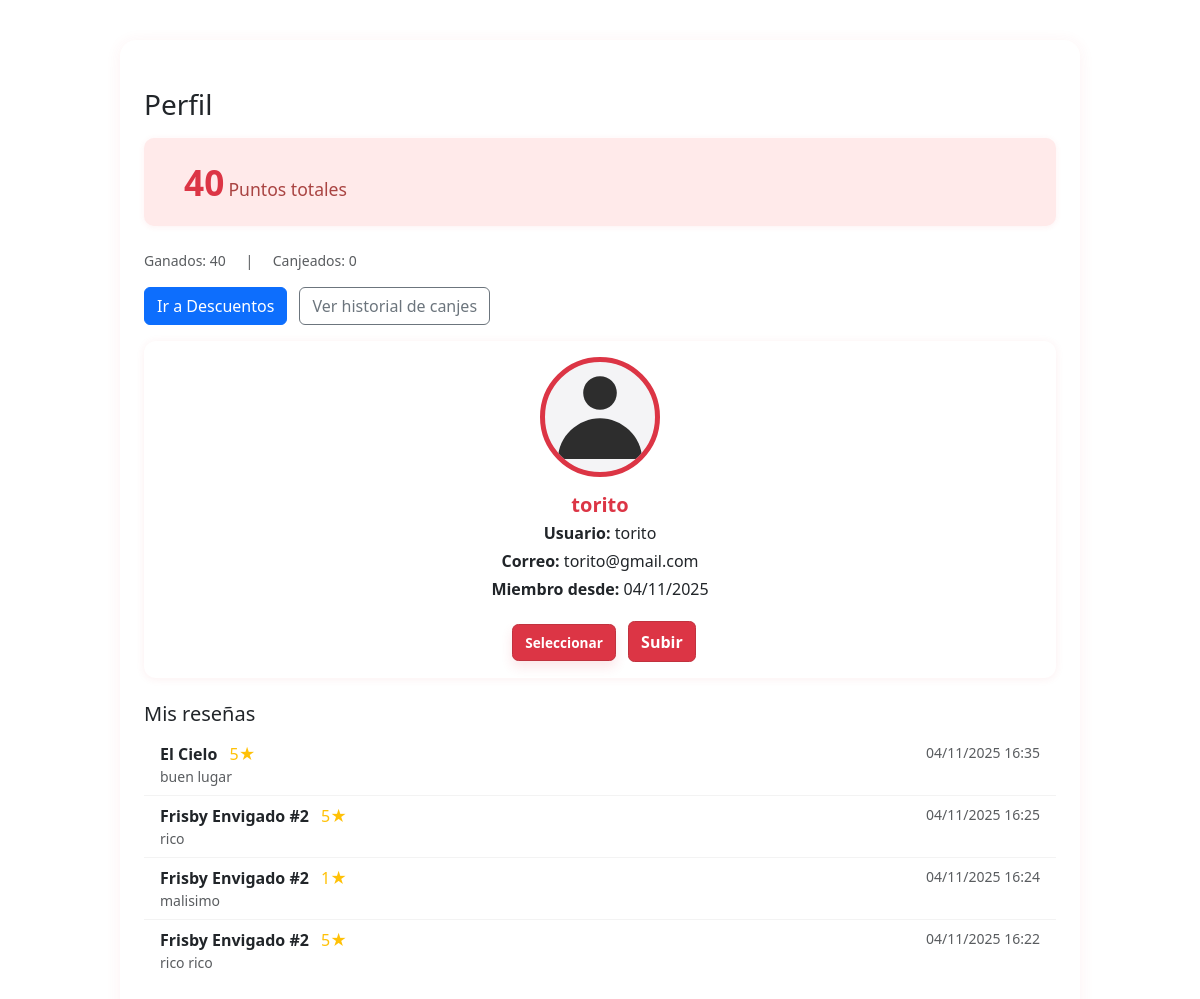
The page /accounts/profile/ (signed in) on the database its author committed.
### accounts/models.py (models this page shows)
class User(AbstractUser):
    user_type = models.ForeignKey(UserType, on_delete=models.SET_NULL, null=True, blank=True)
    profile_image = models.ImageField(upload_to='profiles/', null=True, blank=True)
    profile_image = models.ImageField(upload_to='profiles/', null=True, blank=True)

### appdely/models.py (models this page shows, shortened)
class Review(models.Model):
    business = models.ForeignKey(Business, on_delete=models.CASCADE)
    user = models.ForeignKey(settings.AUTH_USER_MODEL, on_delete=models.CASCADE)
    rating = models.PositiveSmallIntegerField()  # 1–5
    comment = models.TextField(blank=True, null=True)
    date = models.DateTimeField(auto_now_add=True)
    reply = models.TextField(blank=True, null=True)
    updated_at = models.DateTimeField(auto_now=True)
    reports = models.IntegerField(default=0)

class Business(models.Model):
    business_name = models.CharField(max_length=50)
    address = models.CharField(max_length=100)
    description = models.TextField()
    phone_number = models.CharField(max_length=30)
    email = models.CharField(max_length=50)
    status = models.BooleanField(default=True)
    created_at = models.DateTimeField(auto_now_add=True)
    updated_at = models.DateTimeField(auto_now=True)
    business_type = models.ForeignKey(BusinessType, on_delete=models.CASCADE)
    image_url = models.CharField(max_length=500, blank=True, null=True)
    menu_url = models.CharField(max_length=500, blank=True, null=True)
    visit_count = models.PositiveIntegerField(default=0)
    review_count = models.PositiveIntegerField(default=0)
    latitude = models.DecimalField(max_digits=9, decimal_places=6, null=True, blank=True, help_text="Latitud del negocio (ej: 6.2442)")
    longitude = models.DecimalField(max_digits=9, decimal_places=6, null=True, blank=True, help_text="Longitud del negocio (ej: -75.5812)")
    def average_rating(self):
        reviews = self.review_set.all()
        if reviews.exists():
            return round(sum(r.rating for r in reviews) / reviews.count(), 2)
        return None
    average_rating.short_description = 'Promedio de Calificación'

### accounts/views.py (the view)
# urls.py: path('profile/', views.profile, name='profile'),
@login_required
def profile(request):
    user = request.user
    image_form = None
    if request.method == 'POST':
        image_form = ProfileImageForm(request.POST, request.FILES, instance=user)
        if image_form.is_valid():
            image_form.save()
            return redirect('profile')
    else:
        image_form = ProfileImageForm(instance=user)
    user_reviews = []
    total_points = 0
    try:
        from appdely.models import Review, Point
        user_reviews = Review.objects.filter(user=user).select_related('business').order_by('-date')[:10]
        total_points = Point.objects.filter(user=user).aggregate(total=models.Sum('amount'))['total'] or 0
        earned = Point.objects.filter(user=user, movement_type='earn').aggregate(total=models.Sum('amount'))['total'] or 0
        redeemed_sum = Point.objects.filter(user=user, movement_type='redeem').aggregate(total=models.Sum('amount'))['total'] or 0
        redeemed = abs(redeemed_sum) if redeemed_sum else 0
    except Exception:
        pass
    return render(request, 'accounts/profile.html', {
        'user': user,
        'user_reviews': user_reviews,
        'total_points': total_points,
        'earned_points': earned,
        'redeemed_points': redeemed,
        'image_form': image_form,
    })

### accounts/templates/accounts/profile.html (shortened to what this page needs)
{% load static %}
<!DOCTYPE html>
<html lang="es">
<head>
  <link href="https://cdn.jsdelivr.net/npm/bootstrap@5.3.0/dist/css/bootstrap.min.css" rel="stylesheet">
  <link rel="stylesheet" href="{% static 'accounts/css/profile.css' %}">
</head>
<body>
  <div class="container py-5" style="max-width:960px;">
    <h1 class="h3 mb-3">Perfil</h1>
    <div class="points-box">
      <div>
        <span class="points-value">{{ total_points }}</span>
        <span class="points-label">Puntos totales</span>
      </div>
    </div>
    <div class="small text-muted mt-2">
      <span>Ganados: {{ earned_points }}</span>
      <span class="mx-3">|</span>
      <span>Canjeados: {{ redeemed_points }}</span>
    </div>
    <div class="my-3">
      <a href="{% url 'descuentos_list' %}" class="btn btn-primary">Ir a Descuentos</a>
      <a href="{% url 'historial_canje' %}" class="btn btn-outline-secondary ms-2">Ver historial de canjes</a>
    </div>
    <div class="card mb-4">
      <div class="card-body">
        <div class="profile-top text-center">
          <div class="profile-avatar" style="width:120px;height:120px;border-radius:50%;overflow:hidden;border:5px solid #dc3545;margin:0 auto;box-sizing:border-box;">
            {% if user.profile_image %}
              <img src="{{ user.profile_image.url }}" alt="Avatar" class="profile-img" style="width:100%;height:100%;object-fit:cover;display:block;border-radius:50%;">
            {% else %}
              <img src="{% static 'accounts/img/avatar-icon.svg' %}" alt="Avatar icon" class="profile-img svg-icon" aria-hidden="true" style="width:60%;height:auto;display:block;margin:0 auto;">
            {% endif %}
          </div>
          <h5 class="card-title mt-3 mb-1">{{ user.get_full_name|default:user.username }}</h5>
          <p class="mb-1"><strong>Usuario:</strong> {{ user.username }}</p>
          <p class="mb-1"><strong>Correo:</strong> {{ user.email|default:"—" }}</p>
          <p class="mb-1"><strong>Miembro desde:</strong> {{ user.date_joined|date:"d/m/Y" }}</p>
          <form method="post" enctype="multipart/form-data" class="mt-3" style="display:inline-block;" id="avatar-upload-form">
            <label for="id_profile_image" class="file-label-btn ms-2" role="button" aria-label="Seleccionar archivo">Seleccionar</label>
            <button type="submit" class="btn-upload btn-sm ms-2" style="background:#dc3545;color:#fff;border:1px solid #c1323e;">Subir</button>
          </form>
        </div>
      </div>
    </div>
    <h5>Mis reseñas</h5>
    {% if user_reviews %}
      <ul class="list-group">
        {% for r in user_reviews %}
            <li class="list-group-item d-flex justify-content-between">
                <span>
                    <strong>{{ r.business.business_name }}</strong>
                    <span class="text-warning ms-2">{{ r.rating }}★</span>
                    <div class="text-muted small">{{ r.comment|default:"Sin comentario" }}</div>
                </span>
                <span class="text-muted small">{{ r.date|date:"d/m/Y H:i" }}</span>
            </li>
        {% endfor %}
        </ul>
    {% else %}
      <p class="text-muted">Aún no tienes reseñas.</p>
    {% endif %}
  </div>
</body>
</html>

### accounts/static/accounts/css/profile.css (style rules this page uses)
.container { background: #fff; border-radius: 16px; box-shadow: 0 2px 16px rgba(220, 53, 69, 0.07); margin-top: 40px; padding: 32px 24px; }
.card { border-radius: 12px; border: none; box-shadow: 0 1px 8px rgba(220, 53, 69, 0.08); }
.card-title { color: #dc3545; font-weight: 600; }
.list-group-item { border: none; border-bottom: 1px solid #f3f3f3; background: transparent; }
.list-group-item:last-child { border-bottom: none; }
.points-box { background: #ffeaea; border-radius: 10px; padding: 18px 24px; margin-bottom: 24px; display: flex; align-items: center; gap: 16px; box-shadow: 0 1px 6px rgba(220, 53, 69, 0.07); }
.points-value { font-size: 2.2rem; font-weight: bold; color: #dc3545; }
.points-label { font-size: 1.1rem; color: #a94442; font-weight: 500; }
.profile-top .profile-avatar { width: 120px; height: 120px; margin: 0 auto; border-radius: 50%; overflow: hidden; background: #f4f4f6; display:flex; align-items:center; justify-content:center; }
.profile-top .profile-img { width: 100%; height: 100%; object-fit: cover; display:block; }
.profile-top .svg-icon { width: 70%; height: 70%; object-fit: contain; opacity: 0.95; }
label[for="id_profile_image"] { cursor: pointer; }
.profile-avatar { width: 120px !important; height: 120px !important; border-radius: 50% !important; overflow: hidden !important; border: 5px solid #dc3545 !important; box-sizing: border-box !important; }
.profile-avatar > img.profile-img { position: static !important; width: 100% !important; height: 100% !important; object-fit: cover !important; display: block !important; border-radius: 50% !important; }
.profile-avatar > img.svg-icon { width: 60% !important; height: auto !important; margin: 0 auto !important; display: block !important; }
.profile-avatar img { max-width: none !important; }
.profile-avatar { flex: 0 0 auto !important; width: 120px !important; height: 120px !important; }
.profile-avatar > img.profile-img { width: 120px !important; height: 120px !important; max-width: 120px !important; max-height: 120px !important; object-fit: cover !important; border-radius: 50% !important; display: block !important; }
.file-label-btn { padding:.35rem .6rem; border-radius:8px }
.file-label-btn { display: inline-flex; align-items: center; justify-content: center; gap: .3rem; padding: .45rem .75rem; min-width: 68px; border-radius: .4rem; background: #dc3545 !important; color: #fff !important; font-size: .85rem; font-weight: 600; border: 1px solid #c1323e !important; box-shadow: 0 6px 12px rgba(220,53,69,0.12); }
.btn-upload, button.btn-upload, input[type=submit].btn-upload { background: #dc3545 !important; color: #fff !important; border: 1px solid #c1323e !important; padding: .45rem .75rem !important; border-radius: .4rem !important; font-weight: 600 !important; }

### rows shown on the page
User: get_full_name "torito", username "torito", email "torito@gmail.com", date_joined "04/11/2025"
Review: business.business_name "El Cielo", rating "5", comment "buen lugar", date "04/11/2025 16:35"
Review: business.business_name "Frisby Envigado #2", rating "5", comment "rico", date "04/11/2025 16:25"
Review: business.business_name "Frisby Envigado #2", rating "1", comment "malisimo", date "04/11/2025 16:24"
Review: business.business_name "Frisby Envigado #2", rating "5", comment "rico rico", date "04/11/2025 16:22"

### other values the page prints
{{ total_points }} "40"
{{ earned_points }} "40"
{{ redeemed_points }} "0"
